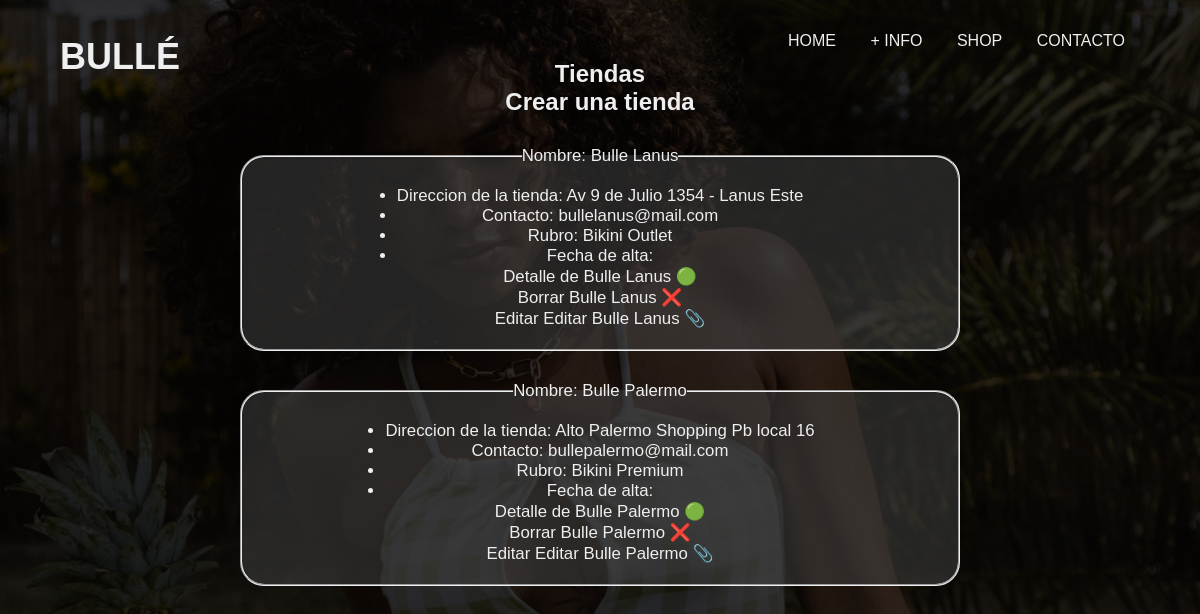
Page /tienda/ on the earlier database version.
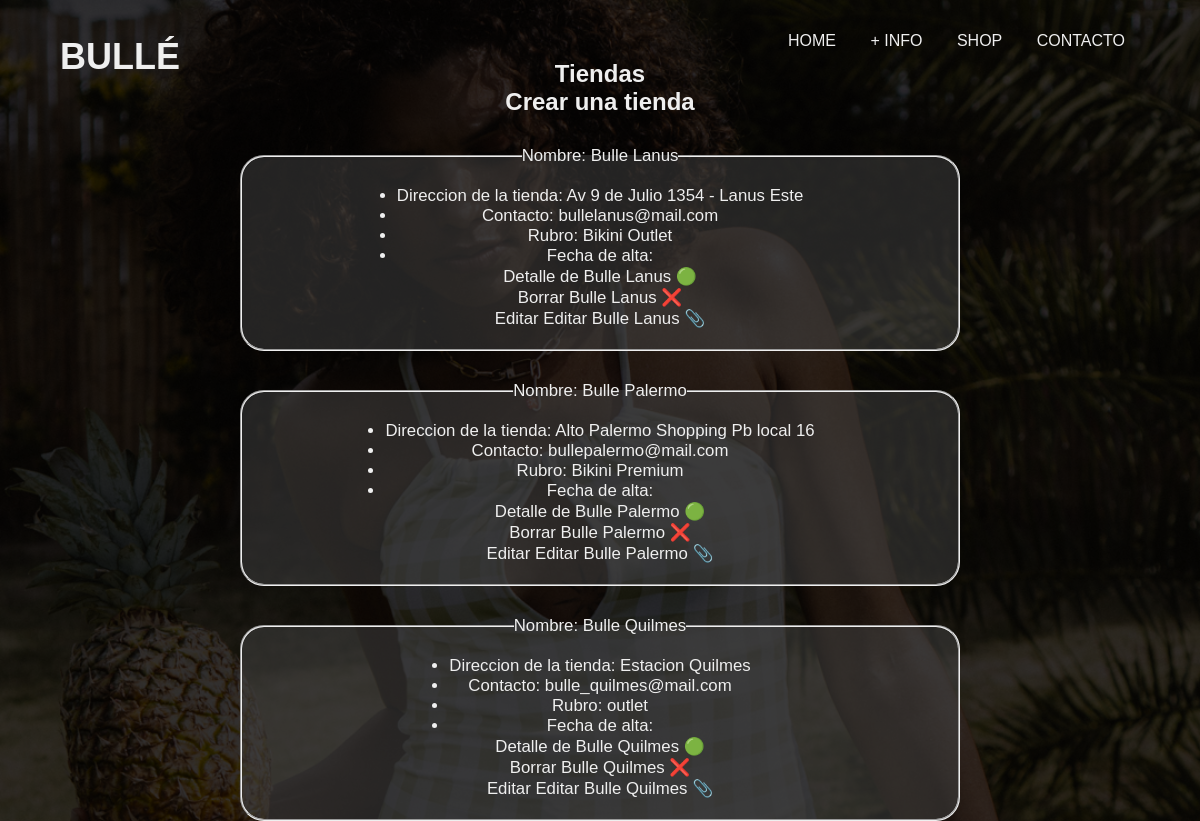
Same page on the later database version.
### tienda_app/models.py (models this page shows, shortened)
class Tienda(models.Model):
    nombre = models.CharField(max_length=100, default="tienda x")
    rubro = models.CharField(max_length=100, default="rubro x", blank=False, null=False)
    contacto = models.EmailField(max_length=100, default="no_contact@mail")
    ubicacion = models.CharField(max_length=100, default="Tienda online")
    fecha_habilitacion = models.DateField(blank=False, null=False, auto_now=True)
    class Meta:
        db_table = "tiendas_buenos_aires_arg"

### tienda_app/views.py (the view)
# urls.py: path("", TiendaListView.as_view(), name="all"),
class TiendaListView(TiendaBaseView,ListView):
    """
    ESTO ME PERMITE CREAR UNA VISTA CON LOS Tienda
    """

### tienda_app/templates/tienda.html (shortened to what this page needs)
{% load static %}
<!DOCTYPE html>
<html lang="en">
  <head>
    <link
    rel="stylesheet"
    href="https://stackpath.bootstrapcdn.com/font-awesome/4.7.0/css/font-awesome.min.css"
    />
    <link
    rel="stylesheet"
    href="https://cdnjs.cloudflare.com/ajax/libs/font-awesome/4.7.0/css/font-awesome.min.css"
    />
    <link rel="stylesheet" href="{% static './css/tienda.css'%}" />
  </head>
  <body>
    <header>
      <h1><a href="/">BULLÉ</a></h1>
      <nav>
        <ul>
          <li><a href="/">HOME</a></li>
          <li><a href="{% url 'info' %}">+ INFO</a></li>
          <li><a href="{% url 'shop' %}">SHOP</a></li>
          <li><a href="{% url 'contacto' %}">CONTACTO</a></li>
        </ul>
      </nav>
    </header>
    <main>
        <div>
            <h2>Tiendas</h2>
            <h2><a href="{% url 'tienda:create' %}">Crear una tienda</a></h2>
            <div class="list">
                {% for tienda in tienda_list %}
                <fieldset class="tienda-box">
                    <legend>Nombre: {{tienda.nombre}}</legend>
                    <ul>
                        <li>Direccion de la tienda: {{tienda.ubicacion}}</li>
                        <li>Contacto: {{tienda.contacto}}</li>
                        <li>Rubro: {{tienda.rubro}}</li>
                        <li>Fecha de alta: {{tienda_fecha_habilitacion}}</li>
                    </ul>
                    <div>
                        <a href="{% url 'tienda:detail' tienda.id %}">Detalle de {{tienda.nombre}} 🟢</a>
                    </div>
                    <div>
                        <a href="{% url 'tienda:delete' tienda.id %}">Borrar {{tienda.nombre}} ❌</a>
                    </div>
                    <div>
                        <label for="">Editar</label>
                        <a href="{% url 'tienda:update' tienda.id %}">Editar {{tienda.nombre}} 📎</a>
                    </div>
                </fieldset>
                {% endfor %}
            </div>
        </div>
    </main>
  </body>
</html>

Differences in the rows shown:
added Tienda: nombre "Bulle Quilmes", ubicacion "Estacion Quilmes", contacto "bulle_quilmes@mail.com", rubro "outlet"
